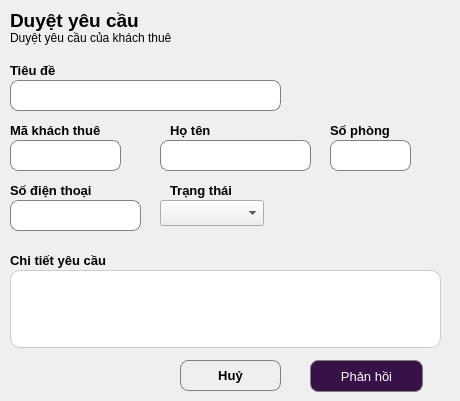
    <widget class="QWidget" name="page_32">
     <widget class="QLabel" name="label_345">
      <property name="geometry">
       <rect>
        <x>10</x>
        <y>10</y>
        <width>161</width>
        <height>21</height>
       </rect>
      </property>
      <property name="font">
       <font>
        <pointsize>14</pointsize>
        <weight>75</weight>
        <bold>true</bold>
       </font>
      </property>
      <property name="text">
       <string>Duyệt yêu cầu</string>
      </property>
     </widget>
     <widget class="QLabel" name="label_346">
      <property name="geometry">
       <rect>
        <x>10</x>
        <y>30</y>
        <width>271</width>
        <height>16</height>
       </rect>
      </property>
      <property name="text">
       <string>Duyệt yêu cầu của khách thuê</string>
      </property>
     </widget>
     <widget class="QLabel" name="label_347">
      <property name="geometry">
       <rect>
        <x>10</x>
        <y>60</y>
        <width>121</width>
        <height>21</height>
       </rect>
      </property>
      <property name="font">
       <font>
        <pointsize>10</pointsize>
        <weight>75</weight>
        <bold>true</bold>
       </font>
      </property>
      <property name="text">
       <string>Tiêu đề</string>
      </property>
     </widget>
     <widget class="QLineEdit" name="lne_tieude1">
      <property name="geometry">
       <rect>
        <x>10</x>
        <y>80</y>
        <width>271</width>
        <height>31</height>
       </rect>
      </property>
      <property name="styleSheet">
       <string notr="true">QLineEdit {
    border: 1px solid gray;
    border-radius: 8px;
    padding: 5px;
}</string>
      </property>
      <property name="text">
       <string/>
      </property>
      <property name="alignment">
       <set>Qt::AlignCenter</set>
      </property>
     </widget>
     <widget class="QLabel" name="label_348">
      <property name="geometry">
       <rect>
        <x>10</x>
        <y>120</y>
        <width>121</width>
        <height>21</height>
       </rect>
      </property>
      <property name="font">
       <font>
        <pointsize>10</pointsize>
        <weight>75</weight>
        <bold>true</bold>
       </font>
      </property>
      <property name="text">
       <string>Mã khách thuê</string>
      </property>
     </widget>
     <widget class="QLabel" name="label_349">
      <property name="geometry">
       <rect>
        <x>170</x>
        <y>120</y>
        <width>121</width>
        <height>21</height>
       </rect>
      </property>
      <property name="font">
       <font>
        <pointsize>10</pointsize>
        <weight>75</weight>
        <bold>true</bold>
       </font>
      </property>
      <property name="text">
       <string>Họ tên</string>
      </property>
     </widget>
     <widget class="QLabel" name="label_350">
      <property name="geometry">
       <rect>
        <x>330</x>
        <y>120</y>
        <width>121</width>
        <height>21</height>
       </rect>
      </property>
      <property name="font">
       <font>
        <pointsize>10</pointsize>
        <weight>75</weight>
        <bold>true</bold>
       </font>
      </property>
      <property name="text">
       <string>Số phòng</string>
      </property>
     </widget>
     <widget class="QLineEdit" name="lne_makhachthue3">
      <property name="geometry">
       <rect>
        <x>10</x>
        <y>140</y>
        <width>111</width>
        <height>31</height>
       </rect>
      </property>
      <property name="styleSheet">
       <string notr="true">QLineEdit {
    border: 1px solid gray;
    border-radius: 8px;
    padding: 5px;
}</string>
      </property>
      <property name="text">
       <string/>
      </property>
      <property name="alignment">
       <set>Qt::AlignCenter</set>
      </property>
     </widget>
     <widget class="QLineEdit" name="lne_hoten3">
      <property name="geometry">
       <rect>
        <x>160</x>
        <y>140</y>
        <width>151</width>
        <height>31</height>
       </rect>
      </property>
      <property name="styleSheet">
       <string notr="true">QLineEdit {
    border: 1px solid gray;
    border-radius: 8px;
    padding: 5px;
}</string>
      </property>
      <property name="text">
       <string/>
      </property>
      <property name="alignment">
       <set>Qt::AlignCenter</set>
      </property>
     </widget>
     <widget class="QLineEdit" name="lne_sophong12">
      <property name="geometry">
       <rect>
        <x>330</x>
        <y>140</y>
        <width>81</width>
        <height>31</height>
       </rect>
      </property>
      <property name="styleSheet">
       <string notr="true">QLineEdit {
    border: 1px solid gray;
    border-radius: 8px;
    padding: 5px;
}</string>
      </property>
      <property name="text">
       <string/>
      </property>
      <property name="alignment">
       <set>Qt::AlignCenter</set>
      </property>
     </widget>
     <widget class="QLabel" name="label_351">
      <property name="geometry">
       <rect>
        <x>10</x>
        <y>180</y>
        <width>121</width>
        <height>21</height>
       </rect>
      </property>
      <property name="font">
       <font>
        <pointsize>10</pointsize>
        <weight>75</weight>
        <bold>true</bold>
       </font>
      </property>
      <property name="text">
       <string>Số điện thoại</string>
      </property>
     </widget>
     <widget class="QLineEdit" name="lne_sdt3">
      <property name="geometry">
       <rect>
        <x>10</x>
        <y>200</y>
        <width>131</width>
        <height>31</height>
       </rect>
      </property>
      <property name="styleSheet">
       <string notr="true">QLineEdit {
    border: 1px solid gray;
    border-radius: 8px;
    padding: 5px;
}</string>
      </property>
      <property name="text">
       <string/>
      </property>
      <property name="alignment">
       <set>Qt::AlignCenter</set>
      </property>
     </widget>
     <widget class="QLabel" name="label_352">
      <property name="geometry">
       <rect>
        <x>170</x>
        <y>180</y>
        <width>121</width>
        <height>21</height>
       </rect>
      </property>
      <property name="font">
       <font>
        <pointsize>10</pointsize>
        <weight>75</weight>
        <bold>true</bold>
       </font>
      </property>
      <property name="text">
       <string>Trạng thái</string>
      </property>
     </widget>
     <widget class="QLabel" name="label_353">
      <property name="geometry">
       <rect>
        <x>10</x>
        <y>250</y>
        <width>171</width>
        <height>21</height>
       </rect>
      </property>
      <property name="font">
       <font>
        <pointsize>10</pointsize>
        <weight>75</weight>
        <bold>true</bold>
       </font>
      </property>
      <property name="text">
       <string>Chi tiết yêu cầu</string>
      </property>
     </widget>
     <widget class="QComboBox" name="cbo_trangthai8">
      <property name="geometry">
       <rect>
        <x>160</x>
        <y>200</y>
        <width>104</width>
        <height>26</height>
       </rect>
      </property>
     </widget>
     <widget class="QTextEdit" name="txt_chitietyc1">
      <property name="geometry">
       <rect>
        <x>10</x>
        <y>270</y>
        <width>431</width>
        <height>78</height>
       </rect>
      </property>
      <property name="styleSheet">
       <string notr="true">QTextEdit {
    border: 1px solid #ccc;
    border-radius: 10px;
    padding: 6px;
    background: white;
}</string>
      </property>
      <property name="html">
       <string>&lt;!DOCTYPE HTML PUBLIC &quot;-//W3C//DTD HTML 4.0//EN&quot; &quot;http://www.w3.org/TR/REC-html40/strict.dtd&quot;&gt;
&lt;html&gt;&lt;head&gt;&lt;meta name=&quot;qrichtext&quot; content=&quot;1&quot; /&gt;&lt;style type=&quot;text/css&quot;&gt;
p, li { white-space: pre-wrap; }
&lt;/style&gt;&lt;/head&gt;&lt;body style=&quot; font-family:'MS Shell Dlg 2'; font-size:8.25pt; font-weight:400; font-style:normal;&quot;&gt;
&lt;p style=&quot;-qt-paragraph-type:empty; margin-top:0px; margin-bottom:0px; margin-left:0px; margin-right:0px; -qt-block-indent:0; text-indent:0px; font-family:'.AppleSystemUIFont'; font-size:13pt;&quot;&gt;&lt;br /&gt;&lt;/p&gt;&lt;/body&gt;&lt;/html&gt;</string>
      </property>
     </widget>
     <widget class="QPushButton" name="btn_huy8">
      <property name="geometry">
       <rect>
        <x>180</x>
        <y>360</y>
        <width>101</width>
        <height>31</height>
       </rect>
      </property>
      <property name="font">
       <font>
        <pointsize>10</pointsize>
        <weight>75</weight>
        <bold>true</bold>
       </font>
      </property>
      <property name="styleSheet">
       <string notr="true">QPushButton {
 border: 1px solid gray;
 border-radius: 8px;
 padding: 5px;
 color: black;
}</string>
      </property>
      <property name="text">
       <string>Huỷ</string>
      </property>
     </widget>
     <widget class="QPushButton" name="btn_phanhoi1">
      <property name="geometry">
       <rect>
        <x>310</x>
        <y>360</y>
        <width>113</width>
        <height>32</height>
       </rect>
      </property>
      <property name="font">
       <font>
        <pointsize>10</pointsize>
       </font>
      </property>
      <property name="styleSheet">
       <string notr="true">QPushButton {
 border: 1px solid gray;
 border-radius: 8px;
 padding: 5px;
 background-color: #391149;
 color: white;
}</string>
      </property>
      <property name="text">
       <string>Phản hồi</string>
      </property>
     </widget>
    </widget>
